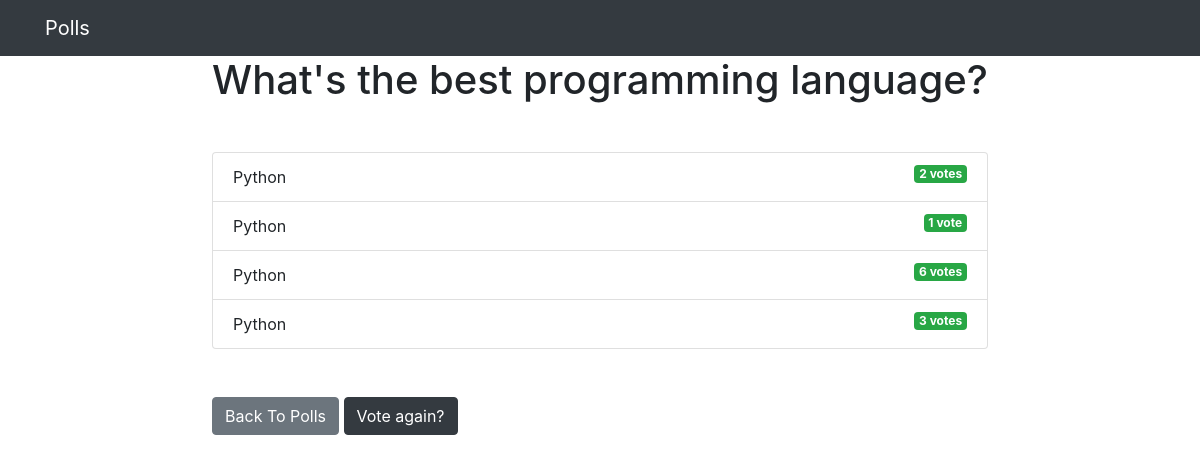
/1/results/, run on the app's committed database.
### polls/models.py (models this page shows, shortened)
class Question(models.Model): # creating models represented by a class
    question_text = models.CharField(max_length = 250) # each class variable correspond to a column
    publication_date  = models.DateTimeField('date')

class Choice(models.Model):
    question = models.ForeignKey(Question, on_delete=models.CASCADE) # associating each Choice with a Question
    choice_text = models.CharField(max_length = 200)
    votes = models.IntegerField(default = 0)

### polls/views.py (the view)
# urls.py: path('<int:question_id>/results/', views.results, name='results'),
def results(request, question_id):
    question = get_object_or_404(Question, pk=question_id)
    return render(request, 'polls/results.html', {'question':question})

### polls/templates/polls/results.html
{% extends 'base.html' %}
{% block content %}
<h1 class ="mb-5 text-center">{{ question.question_text }}</h1>
<ul class ="list-group mb-5">
    {% for choice in question.choice_set.all %}
    <li class ="list-group-item">
        {{ choice.choice_text }} <span class ="badge badge-success float-right">{{ choice.votes }}
            vote{{ choice.votes | pluralize }}</span>
    </li>
    {% endfor %}
</ul>
<a class ="btn btn-secondary" href ="{% url 'polls:index_page' %}">Back To Polls</a>
<a class ="btn btn-dark" href ="{% url 'polls:detail' question.id %}">Vote again?</a>
{% endblock %}

### data on the page
Question: question_text "What's the best programming language?"
Choice: choice_text "Python", votes "2", votes|pluralize "s"
Choice: choice_text "Python", votes "1"
Choice: choice_text "Python", votes "6", votes|pluralize "s"
Choice: choice_text "Python", votes "3", votes|pluralize "s"
